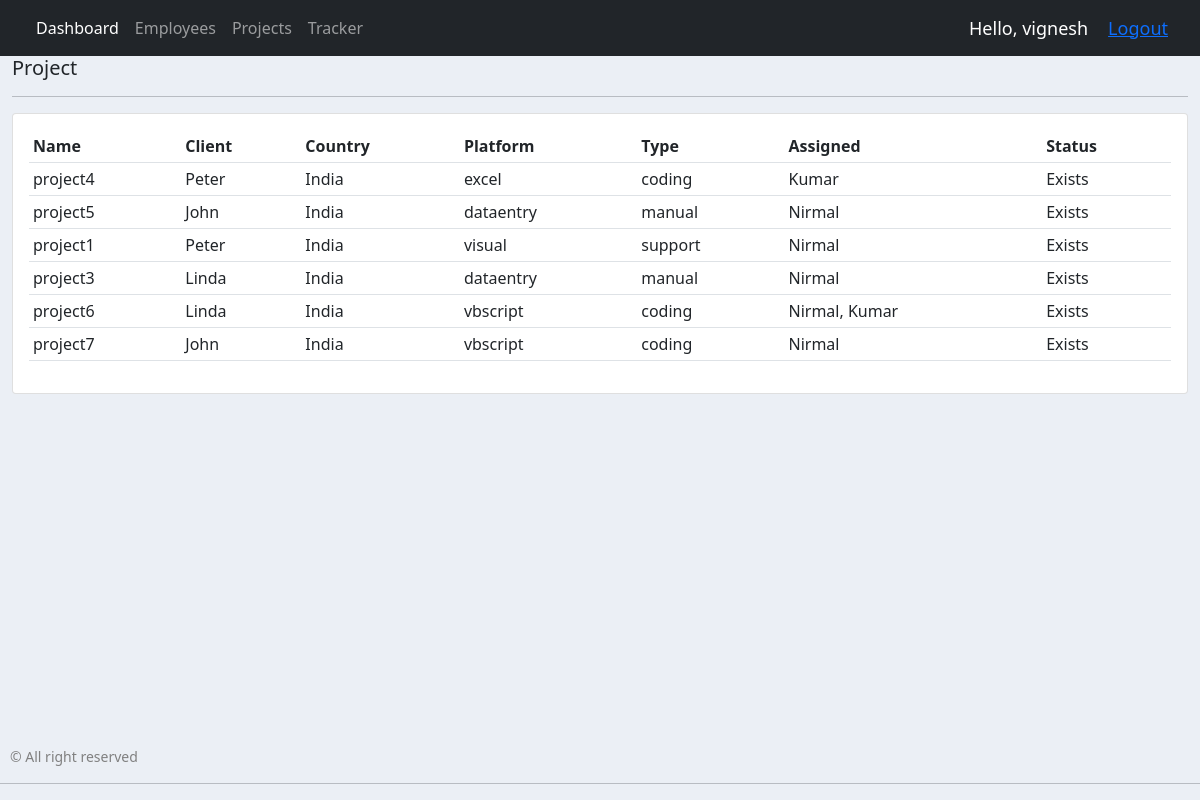
Screenshot of /project/ (signed in) with the database file from the repository.
### jobs/models.py (models this page shows, shortened)
class Project(models.Model):
    PROJECTSTATUS = (
        ('Exists', 'Exists'),
        ('Not Exists', 'Not Exists'),
    )
    name = models.CharField(max_length=200, null=True)
    client = models.ForeignKey(Client, null=True, on_delete=models.SET_NULL)
    country = models.CharField(max_length=200, null=True)
    platform = models.CharField(max_length=200, null=True)
    type = models.CharField(max_length=200, null=True)
    handled = models.ManyToManyField(Employee)
    status = models.CharField(max_length=200, null=True, choices=PROJECTSTATUS)
    date_created = models.DateTimeField(auto_now_add=True, null=True)

class Client(models.Model):
    STATUS = (
        ('Active', 'Active'),
        ('Not Active', 'Not Active'),
    )
    name = models.CharField(max_length=200, null=True)
    country = models.CharField(max_length=200, null=True)
    email = models.CharField(max_length=200, null=True)
    phone = models.CharField(max_length=200, null=True)
    status = models.CharField(max_length=200, null=True, choices=STATUS)
    date_created = models.DateTimeField(auto_now_add=True, null=True)
    def __str__(self):
        return self.name

class Employee(models.Model):
    user = models.OneToOneField(User, null=True, on_delete=models.CASCADE, blank=True)
    name = models.CharField(max_length=200, null=True)
    empNum = models.IntegerField(null=True)
    designation  = models.CharField(max_length=200, null=True)
    team  = models.CharField(max_length=200, null=True)
    manager  = models.CharField(max_length=200, null=True)
    location  = models.CharField(max_length=200, null=True)
    email = models.CharField(max_length=200, null=True, blank=True)
    doj = models.DateField(null=True, blank=True)
    dor = models.DateField(null=True, blank=True)
    def __str__(self):
        return self.name

### jobs/decorators.py (the view)
        def wrapper_func(request, *args, **kwargs):
            group = None
            if request.user.groups.exists():
                group = request.user.groups.all()[0].name
            if group in allowed_roles:
                return view_func(request, *args, **kwargs)
            else:
                return HttpResponse('You are not authorized to view this page.')

### jobs/views.py (called while the page is built)
@login_required(login_url='login')
@allowed_users(allowed_roles=['admin'])
def projects(request):
    project = Project.objects.all()
    page = request.GET.get('page', 1)
    paginator = Paginator(project, 10)
    try:
        projects = paginator.page(page)
    except PageNotAnInteger:
        projects = paginator.page(1)
    except EmptyPage:
        projects = paginator.page(paginator.num_pages)
    return render(request, 'jobs/project.html', {'projects':projects})

### jobs/templates/jobs/project.html (shortened to what this page needs)
{% extends 'jobs/main.html' %}
{% block content %}
<div class="row">
    <div class="col">
        <h5>Project</h5>
        <hr>
        <div class="card card-body">
            <table class="table table-sm">
                <tr>
                    <th>Name</th>
                    <th>Client</th>
                    <th>Country</th>
                    <th>Platform</th>
                    <th>Type</th>
                    <th>Assigned</th>
                    <th>Status</th>
                </tr>
                {% for i in projects %}
                <tr>
                    <td>{{i.name}}</td>
                    <td>{{i.client}}</td>
                    <td>{{i.country}}</td>
                    <td>{{i.platform}}</td>
                    <td>{{i.type}}</td>
                    <td>
                        {{i.handled.all|join:", "}}
                    </td>
                    <td>{{i.status}}</td>
                </tr>
            {% endfor %}
            </table>
        </div>
    </div>
</div>
{% endblock %}

### jobs/templates/jobs/navbar.html (shortened to what this page needs)
{% load static %}
<nav class="navbar navbar-expand-lg navbar-dark bg-dark">
    <div class="container-fluid">
      <div class="collapse navbar-collapse" id="navbarNav">
        <ul class="navbar-nav">
          {% if request.user.is_staff %}
          <li class="nav-item">
            <a class="nav-link active" aria-current="page" href="{% url 'home' %}">Dashboard</a>
          </li>
          <li class="nav-item">
            <a class="nav-link" href="{% url 'employee' %}">Employees</a>
          </li>
          <li class="nav-item">
            <a class="nav-link" href="{% url 'project' %}">Projects</a>
          </li>
          {% endif %}
          <li class="nav-item">
            <a class="nav-link" href="{% url 'tracker' %}">Tracker</a>
          </li>
        </ul>
      </div>
      <span class="hello-msg">Hello, {{request.user}}</span>
      <span class="hello-msg"><a href="{% url 'logout' %}">Logout</a></span>
    </div>
  </nav>

### jobs/templates/jobs/main.html (style rules this page uses)
body { background-color: #ebeff5; display: flex; flex-direction: column; min-height: 100vh; }
.container-fluid { flex: 1; }

### jobs/templates/jobs/navbar.html (style rules this page uses)
.hello-msg { font-size: 18px; color: white; margin-right: 20px; }

### rows the page displays
Project: name "project4", client "Peter", country "India", platform "excel", type "coding", handled.all "Kumar", status "Exists"
Project: name "project5", client "John", country "India", platform "dataentry", type "manual", handled.all "Nirmal", status "Exists"
Project: name "project1", client "Peter", country "India", platform "visual", type "support", handled.all "Nirmal", status "Exists"
Project: name "project3", client "Linda", country "India", platform "dataentry", type "manual", handled.all "Nirmal", status "Exists"
Project: name "project6", client "Linda", country "India", platform "vbscript", type "coding", handled.all "Nirmal, Kumar", status "Exists"
Project: name "project7", client "John", country "India", platform "vbscript", type "coding", handled.all "Nirmal", status "Exists"

### other values shown
{{ request.user }} "vignesh"
